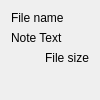
<?xml version="1.0" encoding="UTF-8"?>
<ui version="4.0">
 <class>FileTile</class>
 <widget class="QWidget" name="FileTile">
  <property name="geometry">
   <rect>
    <x>0</x>
    <y>0</y>
    <width>100</width>
    <height>100</height>
   </rect>
  </property>
  <property name="sizePolicy">
   <sizepolicy hsizetype="Fixed" vsizetype="Fixed">
    <horstretch>0</horstretch>
    <verstretch>0</verstretch>
   </sizepolicy>
  </property>
  <property name="windowTitle">
   <string>Form</string>
  </property>
  <layout class="QFormLayout" name="formLayout">
   <item row="0" column="0">
    <widget class="QLabel" name="noteName">
     <property name="text">
      <string>File name</string>
     </property>
    </widget>
   </item>
   <item row="1" column="0">
    <widget class="QLabel" name="noteText">
     <property name="text">
      <string>Note Text</string>
     </property>
    </widget>
   </item>
   <item row="2" column="0" colspan="2">
    <widget class="QLabel" name="fileSize">
     <property name="text">
      <string>File size</string>
     </property>
     <property name="alignment">
      <set>Qt::AlignRight|Qt::AlignTrailing|Qt::AlignVCenter</set>
     </property>
    </widget>
   </item>
  </layout>
 </widget>
 <resources/>
 <connections/>
</ui>
